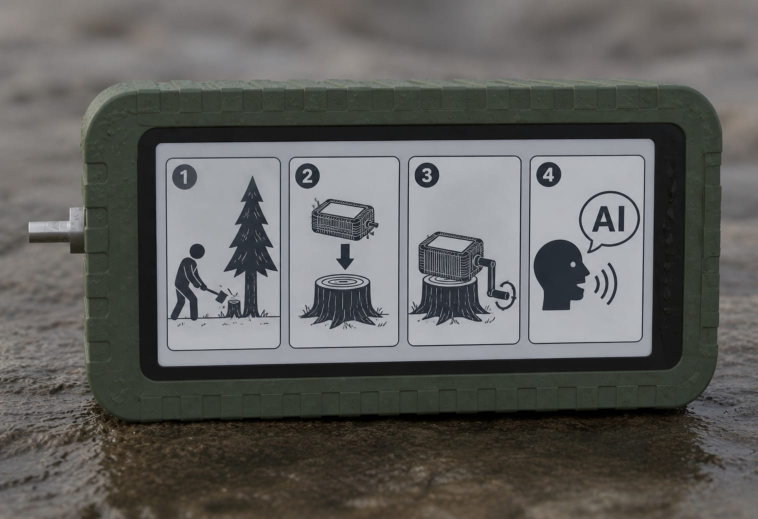
#> input picture scripts/eink_instructions_source.jpg, 1515 x 1038 px (shown at 1/2 size)
$ python make_eink_instructions.py eink_instructions_source.jpg
#> lines starting #> are read from the running program, lines starting #| are printed output that depends on the picture; after the words box and inside, x2 and y2 are one past the last pixel; in counts of white or black regions, pixels touching at a corner belong together
"""Build the start-up instruction card for the e-ink screen from the photo
of the OutdoorGPT concept render (eink_instructions_source.jpg).

The four instruction panels are located in the photo, each is warped flat,
the uneven lighting is divided out so the card ground comes out white and
the ink black, and the result is snapped to the four grey levels the
Waveshare 7.5" V2 can show. The panels in the photo are about the size of
the cards on the screen, so the artwork is reproduced at its own resolution:
the bark strokes, the growth rings, the ribbing on the box all survive.

Writes eink_instructions.png next to this file, in the screen's render
orientation (480x800 portrait, 2x2; or 800x480 landscape, one row) from
device_settings.py. The display code fits the image to the screen either
way, and any picture Pillow can open may replace it under the same name.

Run on the PC (needs Pillow, numpy, scipy):
    python scripts/make_eink_instructions.py [photo]
"""
import os
import sys

import numpy as np
from PIL import Image, ImageDraw, ImageFilter
from scipy import ndimage

HERE = os.path.dirname(os.path.abspath(__file__))
sys.path.insert(0, HERE)
import device_settings  # noqa: E402

SRC = sys.argv[1] if len(sys.argv) > 1 else os.path.join(HERE, "eink_instructions_source.jpg")
OUT = os.path.join(HERE, device_settings.EINK_INSTRUCTIONS_IMAGE)

EPD_WIDTH, EPD_HEIGHT = 800, 480
PORTRAIT = device_settings.EINK_ORIENTATION == "portrait"
W, H = (EPD_HEIGHT, EPD_WIDTH) if PORTRAIT else (EPD_WIDTH, EPD_HEIGHT)
MARGIN, GUTTER = 10, 10

# The panel's four grey levels, exactly as the driver's 4-grey mode expects.
WHITE, LIGHT, DARK, BLACK = 0xFF, 0xC0, 0x80, 0x00
# Cut points between them. Slightly below the midpoints, so anti-aliased
# edges lean towards the ink and solid fills stay solid.
CUTS = (70, 150, 215)


# ------------------------------------------------------------ find the cards

def find_cards(gray):
    """Corner quads (TL, TR, BR, BL) of the four white cards, left to right."""
    a = np.asarray(gray, dtype=np.uint8)
    bright = a > 150
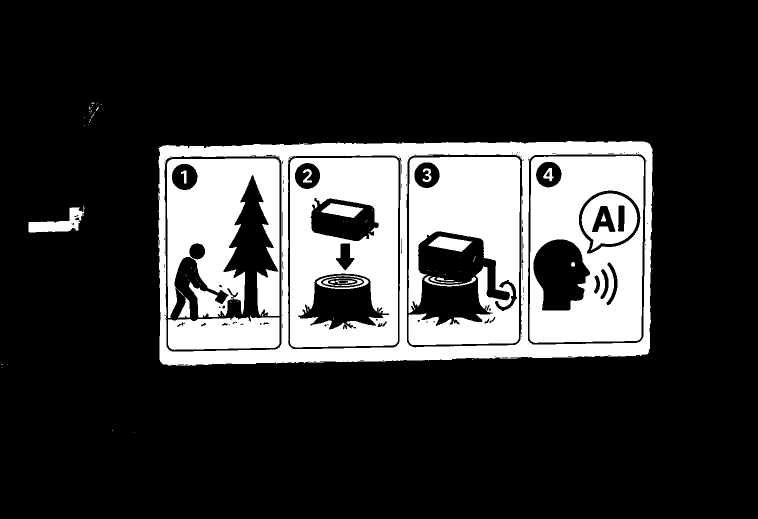
#> bright: shape (1038, 1515) bool (shown at 1/2 size); 20.6% white; 100 white regions (76 under 20 px), largest, box (x1, y1, x2, y2) and area: (316, 282, 1306, 731) 75680, (580, 315, 797, 695) 57514, (1059, 312, 1288, 686) 57047
    lab, n = ndimage.label(bright)
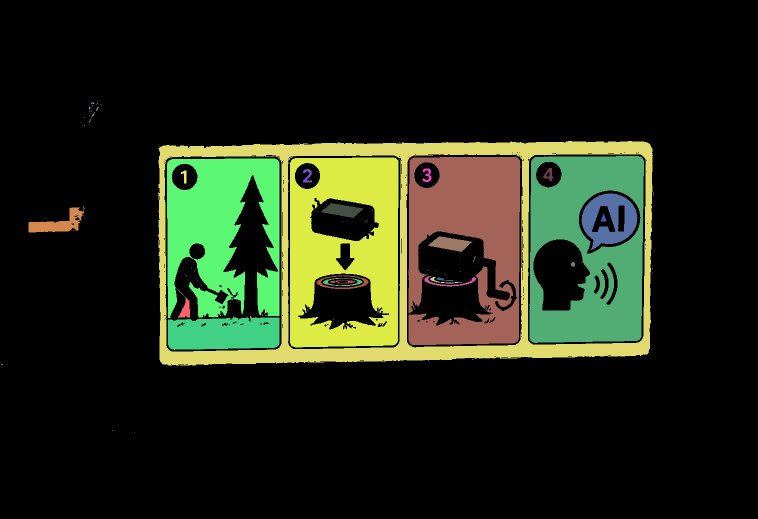
#> lab: shape (1038, 1515) int32 (shown at 1/2 size); 136 distinct labels, from 0 to 135; one colour per label, 0 black
#> n = 135
    sizes = ndimage.sum(bright, lab, range(1, n + 1))
#> sizes = 135 values, max 75655 at index 25, min 1 at index 0, mean 2402.3
    slices = ndimage.find_objects(lab)
#> slices = 135 items
    cands = []
    for i, s in enumerate(sizes, start=1):
        if not 20000 <= s <= 200000:
            continue
        ys, xs = slices[i - 1]
        w, h = xs.stop - xs.start, ys.stop - ys.start
        if 0.35 < w / h < 0.9:
            cands.append((i, xs.start, xs.stop, ys.start, ys.stop))
#> this loop made 135 passes
#> s on passes 1 to 12: 1, 11, 2, 1, 2, 3, 1, 9, 19, 2, 1, 2
#> (s, w, h) on passes 26, 31, 32, 33, 34: (75655, 990, 449), (57047, 229, 374), (56865, 224, 376), (57511, 217, 380), (47766, 225, 319)
#> after the loop, cands = [(31, 1059, 1288, 312, 686), (32, 817, 1041, 314, 690), (33, 580, 797, 315, 695), (34, 334, 559, 317, 636)]
    cands.sort(key=lambda c: c[1])
    if len(cands) < 4:
        sys.exit(f"found {len(cands)} card-sized white areas, expected 4")
    cands = cands[:4]
#> cands = [(34, 334, 559, 317, 636), (33, 580, 797, 315, 695), (32, 817, 1041, 314, 690), (31, 1059, 1288, 312, 686)]
    top = min(c[3] for c in cands)
#> top = 312
    bot = max(c[4] for c in cands)
#> bot = 695

    quads = []
    for _, x0, x1, _, _ in cands:
        # All bright pieces in this card's column: a pictogram's ground line
        # can cut the white card in two.
        mask = np.zeros_like(bright)
        for j, sl in enumerate(slices, start=1):
            if sl is None:
                continue
            ys, xs = sl
            if xs.start >= x0 - 4 and xs.stop <= x1 + 5 and ys.start >= top - 4 and ys.stop <= bot + 5:
                mask |= lab == j
        mask = ndimage.binary_fill_holes(mask)
        ys, xs = np.nonzero(mask)
        s, d = xs + ys, xs - ys
        quads.append([(xs[s.argmin()], ys[s.argmin()]), (xs[d.argmax()], ys[d.argmax()]),
                      (xs[s.argmax()], ys[s.argmax()]), (xs[d.argmin()], ys[d.argmin()])])
#> this loop made 4 passes
#> (x0, x1) on passes 1 to 4: (334, 559), (580, 797), (817, 1041), (1059, 1288)
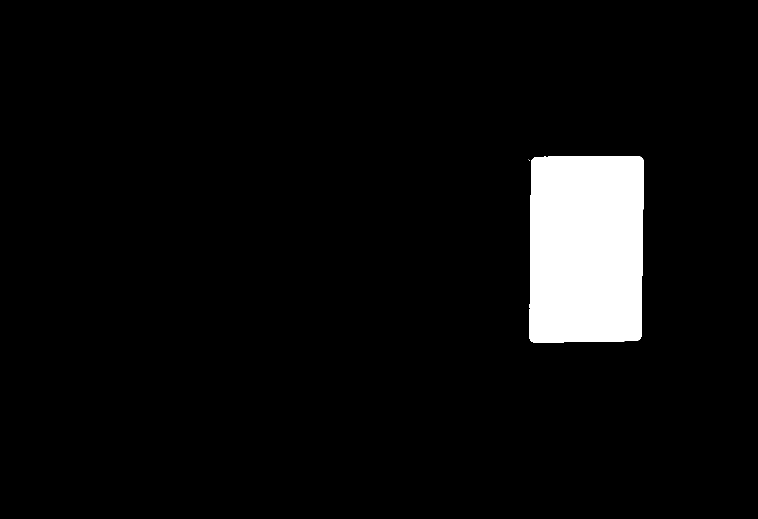
#> mask: shape (1038, 1515) bool (shown at 1/2 size); 5.3% white; 2 white regions (1 under 20 px), largest, box (x1, y1, x2, y2) and area: (1059, 312, 1288, 686) 83270
#> after the loop, quads = [[(339, 320), (554, 319), (556, 691), (338, 694)], [(577, 320), (798, 317), (792, 687), (582, 690)], [(823, 317), (1034, 315), (1035, 681), (819, 685)], [(1057, 319), (1282, 314), (1280, 677), (1061, 681)]]

    # The cards share one bottom edge. A card whose detected bottom sits well
    # above the others (a shadow, or a ground line reaching the outline) gets
    # its bottom corners from the line through the other cards' corners.
    hts = [q[3][1] - q[0][1] for q in quads]
#> hts = [374, 370, 368, 362]
    full = [q for q, h in zip(quads, hts) if h >= 0.97 * max(hts)]
#> full = [[(339, 320), (554, 319), (556, 691), (338, 694)], [(577, 320), (798, 317), (792, 687), (582, 690)], [(823, 317), (1034, 315), (1035, 681), (819, 685)]]
    pts = [q[2] for q in full] + [q[3] for q in full]
#> pts = [(556, 691), (792, 687), (1035, 681), (338, 694), (582, 690), (819, 685)]
    m, c = np.polyfit([float(x) for x, _ in pts], [float(y) for _, y in pts], 1)
#> m = -0.0188; c = 700.9
    for q, h in zip(quads, hts):
        if h < 0.97 * max(hts):
            blx, brx = q[0][0] - 3, q[1][0] + 4
            q[2] = (brx, int(round(m * brx + c)))
            q[3] = (blx, int(round(m * blx + c)))
#> this loop made 4 passes
#> (h, blx, brx) on pass 4: (362, 1054, 1286)
#> h on passes 1 to 3: 374, 370, 368
    return [[(int(x), int(y)) for x, y in q] for q in quads]


def perspective_coeffs(src_pts, dst_pts):
    """Pillow's 8 coefficients mapping output (dst) points to input (src)."""
    A, b = [], []
    for (x, y), (u, v) in zip(dst_pts, src_pts):
        A.append([x, y, 1, 0, 0, 0, -u * x, -u * y])
        A.append([0, 0, 0, x, y, 1, -v * x, -v * y])
        b += [u, v]
    return np.linalg.solve(np.array(A, dtype=np.float64), np.array(b, dtype=np.float64))


# ------------------------------------------------------------ clean one card

def flatten_and_stretch(card):
    """Divide out the lighting (fitted on the light ground only, so the big
    dark shapes do not pull it), then put the ground at white and the darkest
    ink at black."""
    a = np.asarray(card, dtype=np.float64)
    h, w = a.shape
    yy, xx = np.mgrid[0:h, 0:w]
    x, y, v = xx.ravel() / w, yy.ravel() / h, a.ravel()
    X = np.stack([np.ones_like(x), x, y, x * x, x * y, y * y], axis=1)
    ground = v > np.percentile(v, 55)
    coef, *_ = np.linalg.lstsq(X[ground], v[ground], rcond=None)
    illum = (X @ coef).reshape(h, w)
    flat = a / np.maximum(illum, 1.0) * 255.0
    ink = flat[flat < 128]
    black = np.percentile(ink, 3) if ink.size else 0.0
    out = (flat - black) / max(255.0 - black, 1.0) * 255.0
    return Image.fromarray(np.clip(out, 0, 255).astype(np.uint8))


def snap(img):
    lut = [BLACK if v < CUTS[0] else DARK if v < CUTS[1] else LIGHT if v < CUTS[2] else WHITE
           for v in range(256)]
    return img.point(lut)


# ---------------------------------------------------------------------- main

def main():
    photo = Image.open(SRC).convert("L")
    quads = find_cards(photo)
#> quads = [[(339, 320), (554, 319), (556, 691), (338, 694)], [(577, 320), (798, 317), (792, 687), (582, 690)], [(823, 317), (1034, 315), (1035, 681), (819, 685)], [(1057, 319), (1282, 314), (1286, 677), (1054, 681)]]

    cols, rows = (2, 2) if PORTRAIT else (4, 1)
    cell_w = (W - 2 * MARGIN - (cols - 1) * GUTTER) // cols
    cell_h = (H - 2 * MARGIN - (rows - 1) * GUTTER) // rows
    # Card size: the source aspect, fitted in the cell.
    src_aspect = np.mean([(q[1][0] - q[0][0]) / (q[3][1] - q[0][1]) for q in quads])
#> src_aspect = 0.592
    cw = min(cell_w, int(cell_h * src_aspect))
#> cw = 225
    ch = int(cw / src_aspect)
#> ch = 380
    radius = int(cw * 0.06)
#> radius = 13

    out = Image.new("L", (W, H), WHITE)
#> out: PIL image 480x800 L; every value is 255
    draw = ImageDraw.Draw(out)
    for k, quad in enumerate(quads):
        tw, th = cw * 2, ch * 2                       # warp at 2x, shrink once
        coeffs = perspective_coeffs(quad, [(0, 0), (tw, 0), (tw, th), (0, th)])
        card = photo.transform((tw, th), Image.PERSPECTIVE, coeffs, Image.BICUBIC)
        card = flatten_and_stretch(card)
        card = card.filter(ImageFilter.UnsharpMask(radius=2, percent=90, threshold=2))
        card = card.resize((cw, ch), Image.LANCZOS)
        # Rounded corners: the warp's corner pixels come from the outline.
        mask = Image.new("L", (cw, ch), 0)
        ImageDraw.Draw(mask).rounded_rectangle((0, 0, cw - 1, ch - 1), radius=radius, fill=255)
        card = Image.composite(card, Image.new("L", (cw, ch), WHITE), mask)

        c, r = k % cols, k // cols
        x0 = MARGIN + c * (cell_w + GUTTER) + (cell_w - cw) // 2
        y0 = MARGIN + r * (cell_h + GUTTER) + (cell_h - ch) // 2
        out.paste(card, (x0, y0))
        draw.rounded_rectangle((x0, y0, x0 + cw - 1, y0 + ch - 1), radius=radius,
                               outline=DARK, width=3)
#> this loop made 4 passes
#> (quad, coef in flatten_and_stretch, black in flatten_and_stretch, c, r, x0, y0) on passes 1 to 4: ([(339, 320), (554, 319), (556, 691), (338, 694)], [172.1, -11.37, -7.06, 11.12, 0.27, 13.21], 57.81, 0, 0, 10, 12), ([(577, 320), (798, 317), (792, 687), (582, 690)], [176.7, 0.0267, -5.87, 0.895, -1.71, 7.23], 49.4, 1, 0, 245, 12), ([(823, 317), (1034, 315), (1035, 681), (819, 685)], [177.1, -2.51, -8.72, 1.96, 0.634, 9.95], 48.17, 0, 1, 10, 407), ([(1057, 319), (1282, 314), (1286, 677), (1054, 681)], [180.7, -2.3, 1.83, 1.53, 0.813, -2.48], 50.74, 1, 1, 245, 407)
#> pass 1, in main, `card = photo.transform((tw, th), Image.PERSPECTIVE, coeffs, Image.BICU..`:
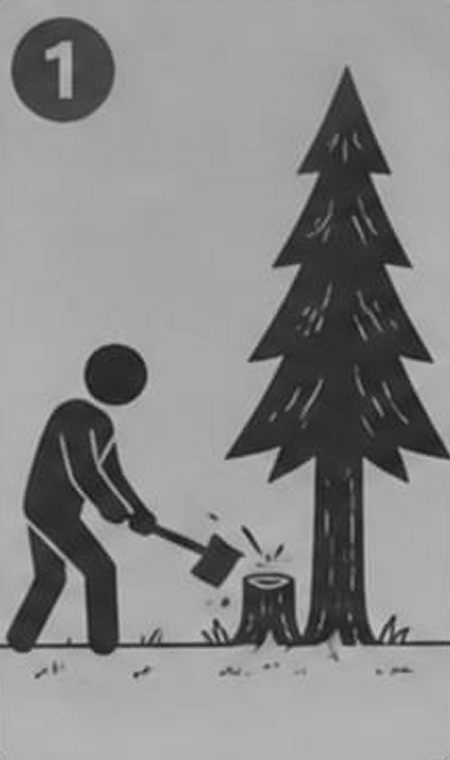
#> card: PIL image 450x760 L; min 22, max 198, mean 138.4
#> pass 1, in flatten_and_stretch, `yy, xx = np.mgrid[0:h, 0:w]`:
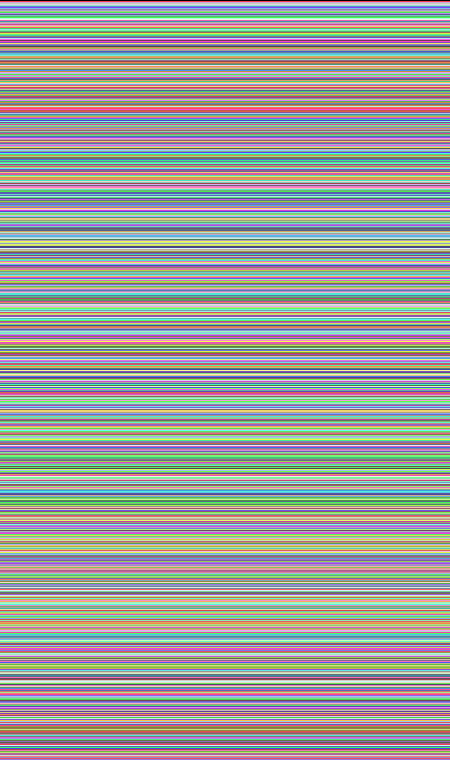
#> yy: shape (760, 450) int64; 760 distinct labels, from 0 to 759; one colour per label, 0 black
#> pass 1, in flatten_and_stretch, `yy, xx = np.mgrid[0:h, 0:w]`:
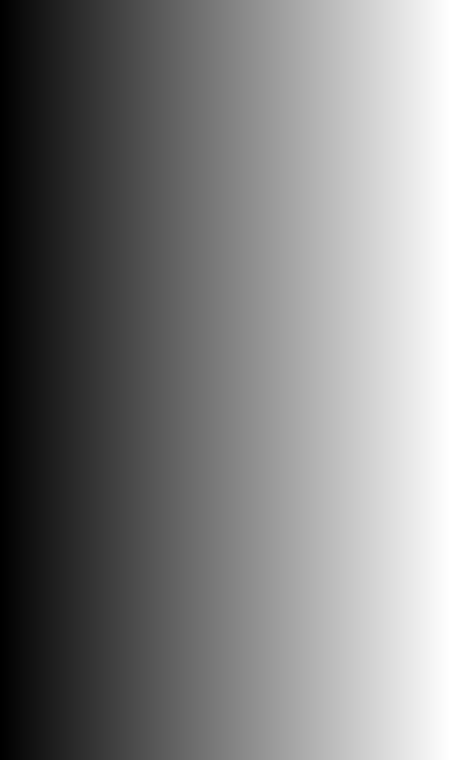
#> xx: shape (760, 450) int64; min 0, max 449, mean 224.5; drawn with min black and max white
#> after the loop: mask: PIL image 225x380 L; 99.8% white; 4 black regions, box (x1, y1, x2, y2) and area: (0, 0, 10, 10) 40, (215, 0, 225, 10) 40, (0, 370, 10, 380) 40, (215, 370, 225, 380) 40

    snap(out).save(OUT)
#> in snap, `return img.point(lut)`:
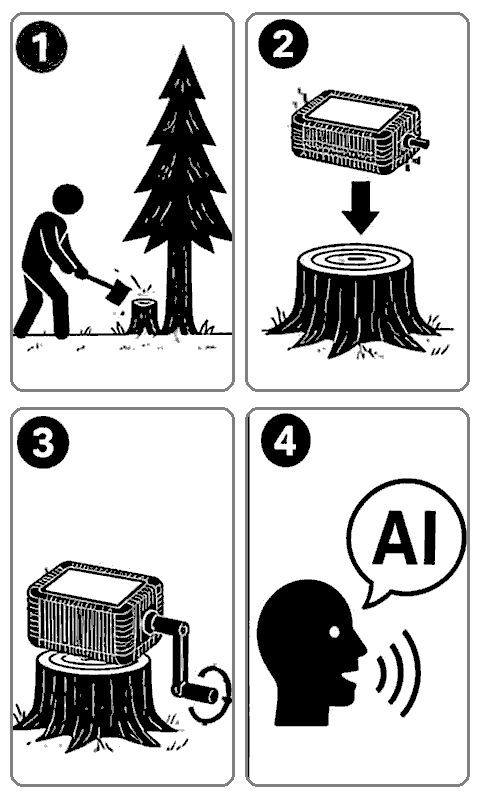
#> returned value: PIL image 480x800 L; min 0, max 255, mean 198.8
    print(f"wrote {OUT}  ({W}x{H}, {'portrait 2x2' if PORTRAIT else 'landscape 1x4'}, "
          f"cards {cw}x{ch}, 4 grey levels)")
#| wrote scripts/eink_instructions.png  (480x800, portrait 2x2, cards 225x380, 4 grey levels)


if __name__ == "__main__":
    main()
